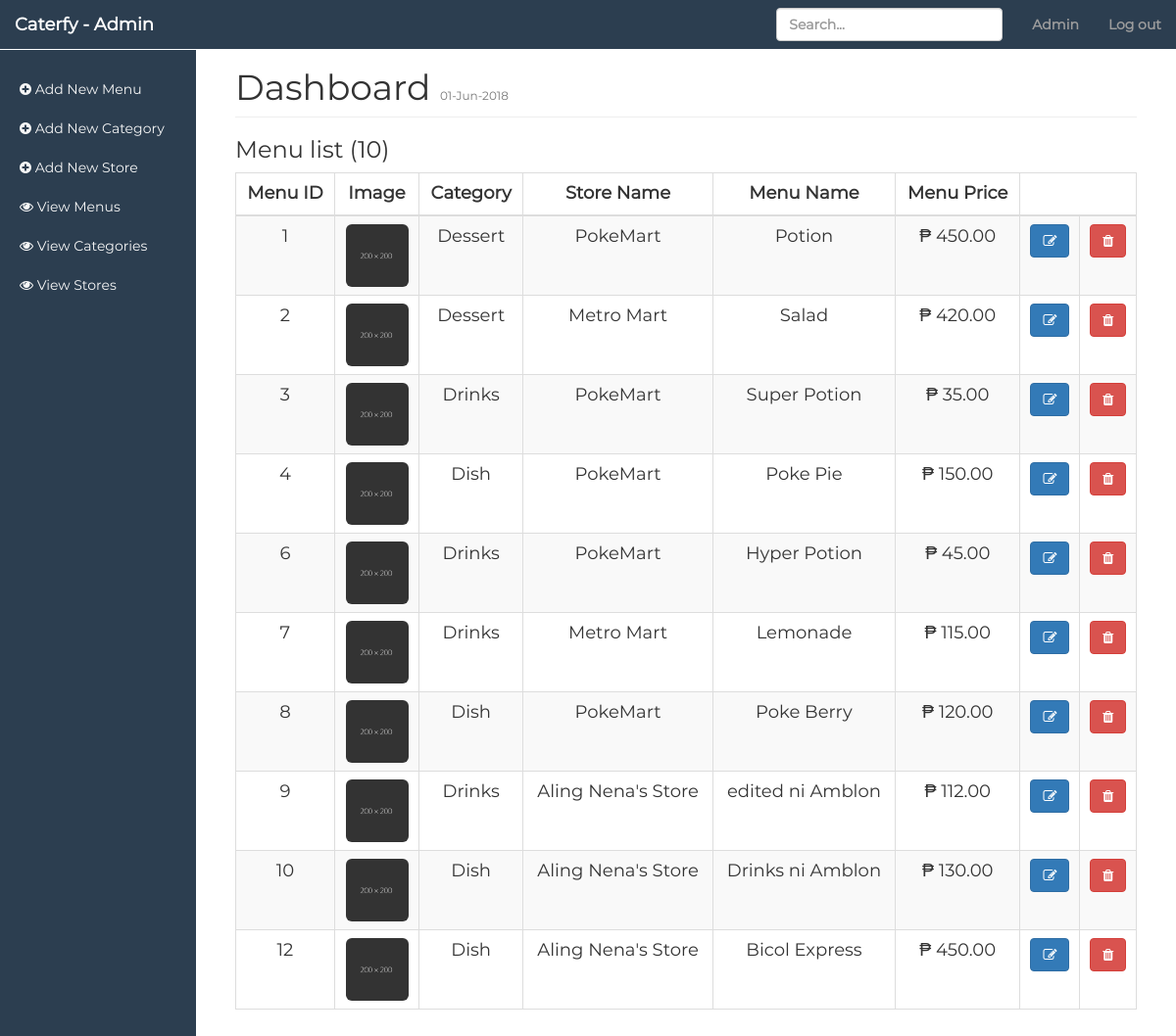
The app's page /admin/index.php?view_menu (signed in) with its own data.
### tables this page shows
CREATE TABLE `menus` (
  `id` int(11) NOT NULL,
  `category_id` int(11) NOT NULL,
  `store_id` int(11) NOT NULL,
  `menu_name` varchar(50) NOT NULL,
  `menu_image` varchar(60) NOT NULL,
  `menu_price` int(11) NOT NULL
);

CREATE TABLE `categories` (
  `id` int(11) NOT NULL,
  `category_name` varchar(30) NOT NULL
);

CREATE TABLE `stores` (
  `id` int(11) NOT NULL,
  `store_name` varchar(30) NOT NULL,
  `store_photo` varchar(30) NOT NULL
);

### public/admin/view_menu.php (the view, shortened to what this page needs)
<?php
  if (!isset($_SESSION['username'])) {
    session_start();
    $_SESSION['errors'] = "Please log in to access the page";
    header("Location: admin_login.php");
    exit();
  } else {
    $query = "SELECT * FROM menus";
    $result =  mysqli_query($connection, $query);
    $count = mysqli_num_rows($result);
?>
  <h3>Menu list (<?php echo htmlentities($count); ?>)</h3>
  <table class="table table-responsive table-striped table-bordered table-hover">
    <thead>
      <tr>
        <th>Menu ID</th>
        <th>Image</th>
        <th>Category</th>
        <th>Store Name</th>
        <th>Menu Name</th>
        <th>Menu Price</th>
        <th colspan="2"></th>
      </tr>
    </thead>
    <tbody class="text-center">
      <?php
        while ($result_set = mysqli_fetch_assoc($result)) {
          $menu_id = $result_set['id'];
          $menu_category_id = $result_set['category_id'];
          $menu_store_id = $result_set['store_id'];
          $menu_image = $result_set['menu_image'];
          $menu_name = $result_set['menu_name'];
          $menu_price = $result_set['menu_price'];
      ?>
      <tr>
        <td><?php echo htmlentities($menu_id) ;?></td>
        <td>
          <img src="menu_images/<?php echo htmlentities($menu_image);?>" class="img-rounded" width="64px" height="64px">
        </td>
        <?php
          $get_categ_name = "SELECT * FROM categories WHERE id = {$menu_category_id}";
          $categ_result = mysqli_query($connection, $get_categ_name);
          while ($categ_set = mysqli_fetch_assoc($categ_result)) {
            $categ_name = $categ_set['category_name'];
        ?>
            <td><?php echo htmlentities($categ_name); ?></td>
        <?php
          }
        ?>
        <?php
          $get_store_name = "SELECT * FROM stores WHERE id = {$menu_store_id}";
          $store_result = mysqli_query($connection, $get_store_name);
          while ($store_set = mysqli_fetch_assoc($store_result)) {
            $store_name = $store_set['store_name'];
          ?>
            <td><?php echo htmlentities($store_name); ?></td>
        <?php
          }
        ?>
        <td><?php echo htmlentities($menu_name); ?></td>
        <td> &#8369; <?php echo number_format($menu_price, 2); ?></td>
        <td>
          <a href="index.php?edit_menu=<?php echo urlencode($menu_id); ?>" title="Edit" class="btn btn-primary">
            <span class="fa fa-edit"></span>
          </a>
        </td>
        <td>
          <a href="index.php?delete_menu=<?php echo urlencode($menu_id); ?>" title="Delete" class="btn btn-danger" onclick="return confirm('Are you sure you want to remove this item?')">
            <span class="fa fa-trash"></span>
          </a>
        </td>
      </tr>
      <?php
        }
      ?>
    </tbody>
  </table>
<?php
  }
?>

### public/css/admin.css (style rules this page uses)
body { padding-top: 50px; font-family: 'Montserrat', sans-serif; }
table th { text-align: center; }
table { font-size: 18px; }
a { color: #f7f7f7; text-decoration: none; }

### records on screen
menus: id "1", menu_image (placeholder picture), menu_name "Potion", menu_price "450.00"
categories: category_name "Dessert"
stores: store_name "PokeMart"
menus: id "2", menu_image (placeholder picture), menu_name "Salad", menu_price "420.00"
stores: store_name "Metro Mart"
menus: id "3", menu_image (placeholder picture), menu_name "Super Potion", menu_price "35.00"
categories: category_name "Drinks"
menus: id "4", menu_image (placeholder picture), menu_name "Poke Pie", menu_price "150.00"
categories: category_name "Dish"
menus: id "6", menu_image (placeholder picture), menu_name "Hyper Potion", menu_price "45.00"
menus: id "7", menu_image (placeholder picture), menu_name "Lemonade", menu_price "115.00"
menus: id "8", menu_image (placeholder picture), menu_name "Poke Berry", menu_price "120.00"
menus: id "9", menu_image (placeholder picture), menu_name "edited ni Amblon", menu_price "112.00"
stores: store_name "Aling Nena's Store"
menus: id "10", menu_image (placeholder picture), menu_name "Drinks ni Amblon", menu_price "130.00"
menus: id "12", menu_image (placeholder picture), menu_name "Bicol Express", menu_price "450.00"

### other values on screen
$_SESSION['username'] "Admin"
$count "10"
